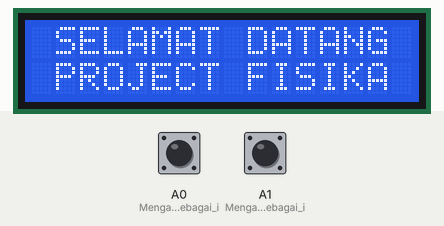
Bench run of a sketch on a simulated Arduino Uno, built with avr-gcc and run on an emulated ATmega328P. Shown: 16×2 character LCD. The inputs (shaded band) are chosen by the test bench; at power-on: A0 (Mengatur_pin_A0_sebagai_i) HIGH, A1 (Mengatur_pin_A1_sebagai_i) HIGH.

Above: at 2.1 s.
At 7.3 s:
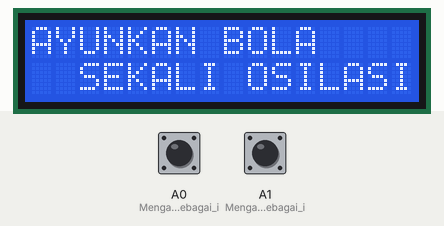
7.4 s: A0 (Mengatur_pin_A0_sebagai_i) pulled LOW for 0.15 s
At 7.89 s:
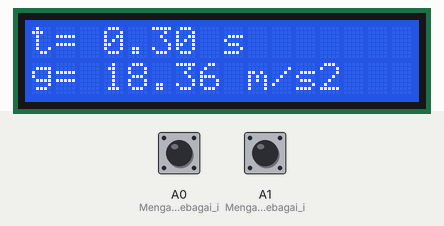
9.8 s: A0 (Mengatur_pin_A0_sebagai_i) pulled LOW for 1 s
At 9.8 s:
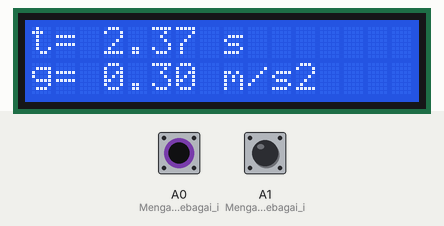
12.3 s: A1 (Mengatur_pin_A1_sebagai_i) pulled LOW for 3.2 s
At 13.1 s:
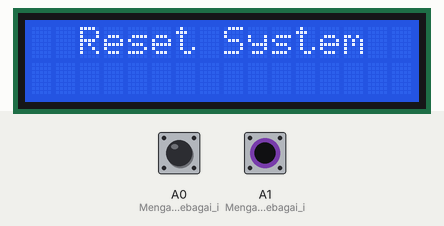
Timing chart, 0 to 15.3 s (numbered marks = the images above; inputs shaded):
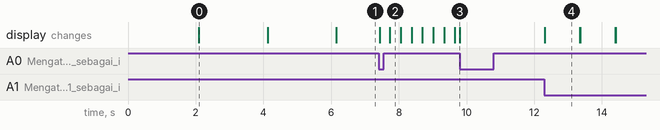

The sketch:

CodeArduinoProject.ino
```cpp
/*
 * Program Proyek Fisika
 * Menggunakan sensor ultrasonik dan LCD untuk menghitung gravitasi berdasarkan osilasi bola
 * Muhammad Rizky Dermawan, Andanda Fahrizal Assidiq
 */

#include <Wire.h>                     // Pustaka komunikasi I2C
#include <LiquidCrystal_I2C.h>        // Pustaka untuk LCD I2C

LiquidCrystal_I2C lcd(0x27, 16, 2);   // Inisialisasi LCD dengan alamat 0x27 dan ukuran 16x2
unsigned long waktuMulai, waktuSelesai, dataStopwatch;
int statusTombol = 0;                 // Status tombol (0: tidak ditekan, 1: ditekan)
int statusPaus = 0;                   // Status jeda stopwatch
long tombolTerakhir = 0;              // Waktu tombol terakhir ditekan untuk anti bouncing
long jedaAntiPantul = 50;             // Jeda waktu untuk menghindari pantulan tombol
long dataJeda = 0;                    // Menyimpan waktu jeda stopwatch

float jarak = 0.17;                   // Jarak tali bandul (dalam meter)

void setup() {
  Serial.begin(9600);                 // Memulai komunikasi serial pada baud rate 9600
  pinMode(A0, INPUT);                 // Mengatur pin A0 sebagai input untuk tombol
  pinMode(A1, INPUT);                 // Mengatur pin A1 sebagai input untuk tombol reset
  digitalWrite(A0, 1);                // Menarik pin A0 ke HIGH secara default
  digitalWrite(A1, 1);                // Menarik pin A1 ke HIGH secara default
  lcd.begin(16, 2);                   // Memulai LCD dengan ukuran 16x2

  lcd.backlight();                    // Mengaktifkan lampu latar LCD
  lcd.setCursor(0, 0);
  lcd.print(" SELAMAT DATANG");       // Menampilkan pesan selamat datang
  delay(2000);
  lcd.setCursor(0, 1);
  lcd.print(" PROJECT FISIKA");       // Menampilkan nama proyek
  delay(2000);
  lcd.clear();
  lcd.setCursor(0, 0);
  lcd.print(">RIZKY DERMAWAN");       // Menampilkan nama anggota tim
  lcd.setCursor(0, 1);
  lcd.print(">ANANDA FAHRIZAL");
  delay(2000);
  lcd.clear();
  lcd.print("AYUNKAN BOLA");          // Menampilkan instruksi
  lcd.setCursor(0, 1);
  lcd.print("  SEKALI OSILASI");
}

void loop() {
  // Membaca tombol start/stop pada pin A0
  if (digitalRead(A0) == 0) {
    if ((millis() - tombolTerakhir) > jedaAntiPantul) {
      if (statusTombol == 0) {        // Jika status tombol tidak aktif
        lcd.clear();
        waktuMulai = millis();        // Menyimpan waktu saat tombol di tekan
        statusPaus = 0;
      } else if (statusTombol == 1) { // Jika status tombol aktif
        dataJeda = dataStopwatch;     // Menyimpan waktu jeda
        statusPaus = 1;               // Maka status jeda menjadi aktif
      }
      statusTombol = !statusTombol;   // Membalik status tombol
    }
    tombolTerakhir = millis();
  }

  // Membaca tombol reset pada pin A1
  else if (digitalRead(A1) == 0 && statusPaus == 1) {
    dataStopwatch = 0;                // Reset waktu stopwatch
    dataJeda = 0;                     // Reset data jeda
    lcd.clear();
    lcd.print("  Reset System");      // Menampilkan pesan reset
    lcd.setCursor(0, 1);
    lcd.print("");
    delay(1000);
    lcd.clear();
    lcd.setCursor(0, 0);
    lcd.print("AYUNKAN BOLA");        // Menampilkan kembali instruksi awal
    lcd.setCursor(0, 1);
    lcd.print("  SEKALI OSILASI");
  }

  // Jika tombol dalam status aktif, hitung waktu dan gravitasi
  if (statusTombol == 1) {
    waktuSelesai = millis();
    float jam, menit, detik, miliDetik;
    unsigned long sisa;

    // Menghitung waktu stopwatch
    dataStopwatch = waktuSelesai - waktuMulai;
    dataStopwatch = dataJeda + dataStopwatch;

    // Konversi waktu ke format jam, menit, detik, dan milidetik
    jam = int(dataStopwatch / 3600000);
    sisa = dataStopwatch % 3600000;
    menit = int(sisa / 60000);
    sisa = sisa % 60000;
    detik = int(sisa / 1000);
    miliDetik = sisa % 1000;

    // Menghitung gravitasi berdasarkan waktu osilasi
    float waktuOsilasi = detik + (miliDetik * 0.001);
    float gravitasi = (9.85 * jarak) / (waktuOsilasi * waktuOsilasi);

    // Menampilkan hasil pada LCD
    lcd.setCursor(0, 0);
    lcd.print("t= ");
    lcd.print(waktuOsilasi);
    lcd.print(" s    ");
    lcd.setCursor(0, 1);
    lcd.print("g= ");
    lcd.print(gravitasi);
    lcd.print(" m/s2    ");
  }
}
```

Measured:
- after the input at 7.4 s, the display: first changes at once (image 2 shows a later state)
- after the input at 9.8 s, every drawn part: stays the same
- after the input at 12.3 s, the display: changes at once (image 4)
- what the display in image 0 shows lasts 2.0 s, from 2.1 s to 4.1 s
- what the display in image 4 shows lasts 1.0 s, from 12.3 s to 13.3 s
